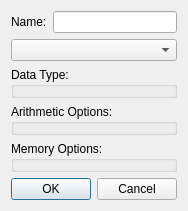
<?xml version="1.0" encoding="UTF-8"?>
<ui version="4.0">
 <class>InstructionEditorDialog</class>
 <widget class="QDialog" name="InstructionEditorDialog">
  <property name="geometry">
   <rect>
    <x>0</x>
    <y>0</y>
    <width>184</width>
    <height>206</height>
   </rect>
  </property>
  <property name="windowTitle">
   <string>Dialog</string>
  </property>
  <layout class="QVBoxLayout" name="verticalLayout">
   <item>
    <layout class="QHBoxLayout" name="horizontalLayout">
     <item>
      <widget class="QLabel" name="label">
       <property name="text">
        <string>Name:</string>
       </property>
      </widget>
     </item>
     <item>
      <widget class="QLineEdit" name="nameLineEdit"/>
     </item>
    </layout>
   </item>
   <item>
    <widget class="QComboBox" name="instructionTypeComboBox"/>
   </item>
   <item>
    <widget class="QGroupBox" name="dataTypeGroupBox">
     <property name="title">
      <string>Data Type:</string>
     </property>
    </widget>
   </item>
   <item>
    <widget class="QGroupBox" name="arithmeticOptionsGroupBox">
     <property name="title">
      <string>Arithmetic Options:</string>
     </property>
    </widget>
   </item>
   <item>
    <widget class="QGroupBox" name="memoryOptionsGroupBox">
     <property name="title">
      <string>Memory Options:</string>
     </property>
    </widget>
   </item>
   <item>
    <widget class="QDialogButtonBox" name="buttonBox">
     <property name="orientation">
      <enum>Qt::Horizontal</enum>
     </property>
     <property name="standardButtons">
      <set>QDialogButtonBox::Cancel|QDialogButtonBox::Ok</set>
     </property>
    </widget>
   </item>
  </layout>
 </widget>
 <resources/>
 <connections>
  <connection>
   <sender>buttonBox</sender>
   <signal>accepted()</signal>
   <receiver>InstructionEditorDialog</receiver>
   <slot>accept()</slot>
   <hints>
    <hint type="sourcelabel">
     <x>248</x>
     <y>254</y>
    </hint>
    <hint type="destinationlabel">
     <x>157</x>
     <y>274</y>
    </hint>
   </hints>
  </connection>
  <connection>
   <sender>buttonBox</sender>
   <signal>rejected()</signal>
   <receiver>InstructionEditorDialog</receiver>
   <slot>reject()</slot>
   <hints>
    <hint type="sourcelabel">
     <x>316</x>
     <y>260</y>
    </hint>
    <hint type="destinationlabel">
     <x>286</x>
     <y>274</y>
    </hint>
   </hints>
  </connection>
 </connections>
</ui>
